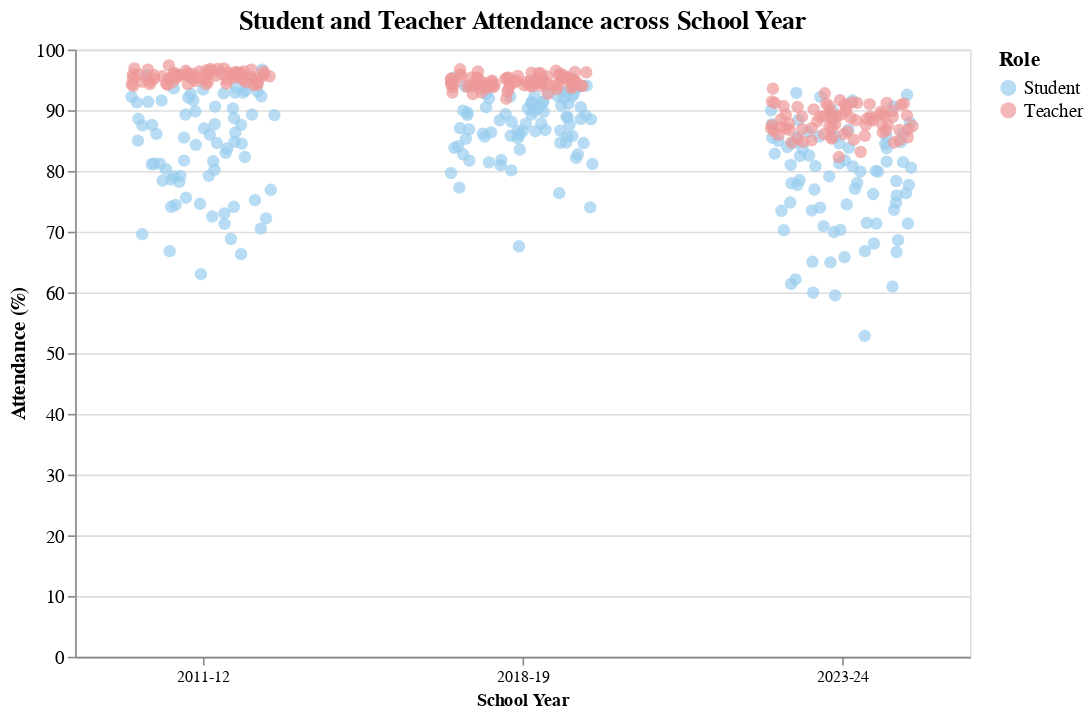

The notebook cell this image was saved under:
### Code cell
# ChatGPT is used for helping me to learn how to generate jitterplot in Altair
plot2 = (
    alt.Chart(merged_long)
    .transform_calculate(
        xIndex=f"indexof({year_labels!r}, datum.School_Year)",
        jitter="(random() - 0.5) * 0.45",
        xj="datum.xIndex + datum.jitter")
    .mark_circle(size=60, opacity=0.7)
    .encode(
        x=alt.X("xj:Q", axis=alt.Axis(
                title="School Year",
                grid = False,
                values=[0, 1, 2],
                labelExpr=f"{year_labels!r}[datum.value]")),
        y=alt.Y("Attendance:Q", title="Attendance (%)", scale=alt.Scale(domain=[0, 100]),
                axis=alt.Axis(titleFontSize=13, labelFontSize=12)),
        color=alt.Color("Role:N",
            scale=alt.Scale(domain=["Student", "Teacher"], range=["#99cdee", "#ee9999"]),
            legend=alt.Legend(titleFontSize=13, labelFontSize=12)))
    .properties(width=560, height=380,
            title=alt.TitleParams(
            text="Student and Teacher Attendance across School Year", fontSize=16)))

plot2.save("plot2.svg")

plot2

### Figure 1 — Vega-Lite specification as saved in the notebook (floating-point values rounded to 4 significant figures; data arrays with more than 128 entries replaced by an {"elided": "..."} marker saying what was removed)
{"config": {"view": {"continuousWidth": 300, "continuousHeight": 300}}, "data": {"name": "data-043fec8d175e03fbe877719b112fa1dd"}, "mark": {"type": "circle", "opacity": 0.7, "size": 60}, "encoding": {"color": {"field": "Role", "legend": {"labelFontSize": 12, "titleFontSize": 13}, "scale": {"domain": ["Student", "Teacher"], "range": ["#99cdee", "#ee9999"]}, "type": "nominal"}, "x": {"axis": {"grid": false, "labelExpr": "['2011-12', '2018-19', '2023-24'][datum.value]", "title": "School Year", "values": [0, 1, 2]}, "field": "xj", "type": "quantitative"}, "y": {"axis": {"labelFontSize": 12, "titleFontSize": 13}, "field": "Attendance", "scale": {"domain": [0, 100]}, "title": "Attendance (%)", "type": "quantitative"}}, "height": 380, "title": {"text": "Student and Teacher Attendance across School Year", "fontSize": 16}, "transform": [{"calculate": "indexof(['2011-12', '2018-19', '2023-24'], datum.School_Year)", "as": "xIndex"}, {"calculate": "(random() - 0.5) * 0.45", "as": "jitter"}, {"calculate": "datum.xIndex + datum.jitter", "as": "xj"}], "width": 560, "$schema": "https://vega.github.io/schema/vega-lite/v5.20.1.json", "datasets": {"data-043fec8d175e03fbe877719b112fa1dd": {"elided": "470 records"}}}
